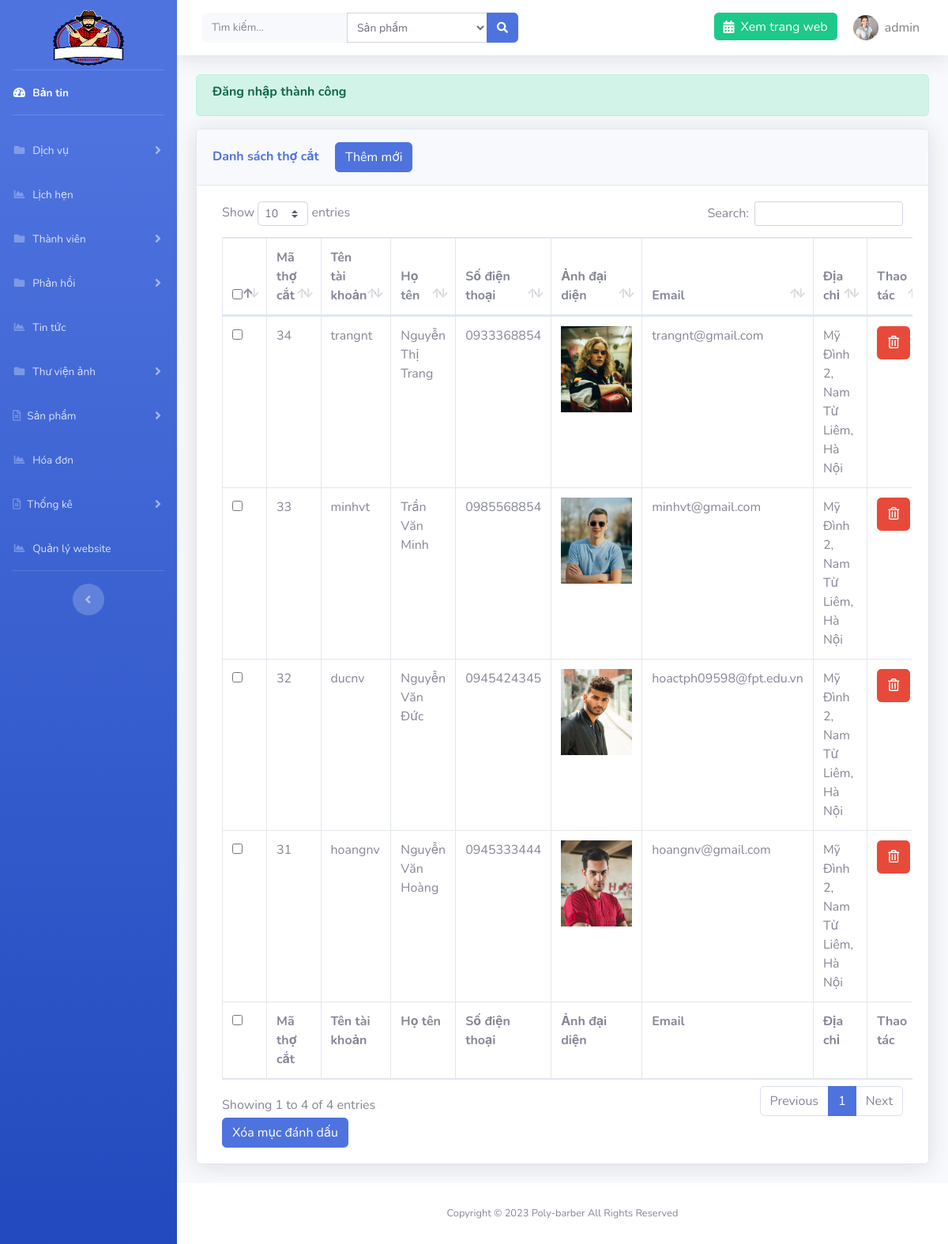
/admin/?page=barber (signed in), run on the app's committed database.
### tables this page shows
CREATE TABLE `setting` (
  `id` int(11) NOT NULL,
  `logo` varchar(191) NOT NULL,
  `file_ico` varchar(191) NOT NULL,
  `title` varchar(191) NOT NULL,
  `introduce` text NOT NULL,
  `slogan` varchar(191) NOT NULL
);

CREATE TABLE `barbers` (
  `id` int(11) NOT NULL,
  `name` varchar(191) NOT NULL,
  `account` varchar(191) NOT NULL,
  `phone` varchar(11) NOT NULL,
  `email` varchar(191) DEFAULT NULL,
  `password` varchar(191) NOT NULL,
  `address` varchar(255) NOT NULL,
  `images` varchar(191) DEFAULT NULL,
  `code` varchar(191) DEFAULT NULL,
  `time_code` int(11) DEFAULT NULL
);

### libs/database.php (called while the page is built, shortened)
<?php
function connection()
{
    try {
       $conn = new PDO("mysql:host=localhost; dbname=cattoc; charset=utf8", "root", "");
    } catch (PDOException $e) {
        echo "Lỗi Kết nối" . $e->getMessage();
    }
    return $conn;
}
function query_exe($sql) {
    $conn = connection();
    try {
        $stmt = $conn->prepare($sql);
        $stmt->execute();
        $result = $stmt->fetchAll(PDO::FETCH_ASSOC);
        return $result;
    } catch (PDOException $e) {
        echo "Lỗi dữ liệu" . $e->getMessage();
    } finally {
        unset($conn);
    }
}
function query_limit($sql) {
    $conn = connection();
    try {
        $stmt = $conn->prepare($sql);
        $stmt->execute();
        $result = $stmt->fetch(PDO::FETCH_ASSOC);
        return $result;
    } catch (PDOException $e) {
        echo "Lỗi dữ liệu" . $e->getMessage();
    } finally {
        unset($conn);
    }
}

### libs/setting.php (called while the page is built, shortened)
<?php
require_once "database.php";
function list_limit_setting(){
    $sql = "SELECT * from setting order by id limit 0,1";
    return query_limit($sql);
}

### libs/barbers.php (called while the page is built, shortened)
<?php
require_once "database.php";
function barber_list_all(){
    $sql = "SELECT * from barbers ORDER BY id DESC";
    return query_exe($sql);
}

### admin/barbers/index.php (the view, shortened to what this page needs)
<?php
$barber = barber_list_all();
?>
<div class="container-fluid">
    <?php if (isset($_SESSION['message'])) : ?>
        <div class="alert alert-success alert-bold">
            <h6 class="font-weight-bold alert-text"><?= $_SESSION['message'] ?></h6>
        </div>
    <?php endif; ?>
    <div class="card shadow mb-4">
        <div class="card-header py-3">
            <h6 class="m-0 font-weight-bold text-primary">Danh sách thợ cắt <a href="<?= ROOT ?>admin/?page=barber&action=add" class="btn btn-primary ml-3">Thêm mới</a></h6>
        </div>
        <div class="card-body">
            <div class="table-responsive">
                <form action="" method="POST" class="col-12">
                    <table class="table table-bordered" id="dataTable" width="100%" cellspacing="0">
                        <thead>
                            <tr>
                                <th>
                                    <input type="checkbox" name="checkall" class="checkall">
                                </th>
                                <th>Mã thợ cắt</th>
                                <th>Tên tài khoản</th>
                                <th>Họ tên</th>
                                <th>Số điện thoại</th>
                                <th>Ảnh đại diện</th>
                                <th>Email</th>
                                <th>Địa chỉ</th>
                                <th>Thao tác</th>
                            </tr>
                        </thead>
                        <tfoot>
                            <tr>
                            <th>
                                    <input type="checkbox" name="checkall" class="checkall">
                                </th>
                                <th>Mã thợ cắt</th>
                                <th>Tên tài khoản</th>
                                <th>Họ tên</th>
                                <th>Số điện thoại</th>
                                <th>Ảnh đại diện</th>
                                <th>Email</th>
                                <th>Địa chỉ</th>
                                <th>Thao tác</th>
                            </tr>
                        </tfoot>
                        <tbody>
                            <?php foreach ($barber as $r) : ?>
                                <tr>
                                    <td>
                                        <input type="checkbox" name="id[]"  value="<?= $r['id'] ?>">
                                    </td>
                                    <td><?= $r['id'] ?></td>
                                    <td><?=$r['account']?></td>
                                    <td><?= $r['name'] ?></td>
                                    <td><?= $r['phone'] ?></td>
                                    <td>
                                        <img src="../images/users/<?= $r['images'] ?>" width="90" alt="">
                                    </td>
                                    <td><?=$r['email']?></td>
                                    <td><?=$r['address']?></td>
                                    <td>
                                        <a href="<?= ROOT ?>admin/?page=barber&id=<?= $r['id'] ?>" onclick="return confirm('Bạn có chắc muốn xóa không')" class="btn btn-danger d-block p-2 w-75"><i class="far fa-trash-alt"></i></a>
                                    </td>
                                </tr>
                            <?php endforeach; ?>
                        </tbody>
                    </table>
                    <button type="submit" class="btn btn-primary" id="btndel-category" name="btn-del">Xóa mục đánh dấu</button>
                </form>
            </div>
        </div>
    </div>
</div>

### admin/template/header.php (shortened to what this page needs)
<?php $setting = list_limit_setting(); ?>
<!DOCTYPE html>
<html lang="en">
<head>
    <link href="resource/vendor/fontawesome-free/css/all.min.css" rel="stylesheet" type="text/css">
    <link rel="stylesheet" href="resource/vendor/select2.min.css" />
<link rel="stylesheet" href="https://maxcdn.bootstrapcdn.com/bootstrap/4.4.1/css/bootstrap.min.css">
    <link href="resource/css/sb-admin-2.css" rel="stylesheet">
    <link href="resource/vendor/datatables/dataTables.bootstrap4.min.css" rel="stylesheet">
</head>
<body id="page-top">
    <div id="wrapper">
        <ul class="navbar-nav bg-gradient-primary sidebar sidebar-dark accordion" id="accordionSidebar">
            <a class="sidebar-brand d-flex align-items-center justify-content-center mb-3 pt-5" href="<?=ROOT?>admin">
                <img src="../images/<?=$setting['logo']?>" alt="logo" width="90" height="70">
            </a>
            <hr class="sidebar-divider my-0">
            <li class="nav-item active">
                <a class="nav-link" href="<?= ROOT ?>admin">
                    <i class="fas fa-fw fa-tachometer-alt"></i>
                    <span>Bản tin</span></a>
            </li>
            <hr class="sidebar-divider">
            <li class="nav-item">
                <a class="nav-link collapsed" href="#" data-toggle="collapse" data-target="#collapsePages" aria-expanded="true" aria-controls="collapsePages">
                    <i class="fas fa-fw fa-folder"></i>
                    <span>Dịch vụ</span>
                </a>
            </li>
            <li class="nav-item">
                <a class="nav-link" href="<?= ROOT ?>admin/?page=appointment">
                    <i class="fas fa-fw fa-chart-area"></i>
                    <span>Lịch hẹn</span></a>
            </li>
             <li class="nav-item">
                <a class="nav-link collapsed" href="#" data-toggle="collapse" data-target="#collapsePages2" aria-expanded="true" aria-controls="collapsePages">
                    <i class="fas fa-fw fa-folder"></i>
                    <span>Thành viên</span>
                </a>
            </li>
             <li class="nav-item">
                <a class="nav-link collapsed" href="#" data-toggle="collapse" data-target="#collapsePages3" aria-expanded="true" aria-controls="collapsePages">
                    <i class="fas fa-fw fa-folder"></i>
                    <span>Phản hồi</span>
                </a>
            </li>
               <li class="nav-item">
                <a class="nav-link" href="<?= ROOT ?>admin/?page=new">
                    <i class="fas fa-fw fa-chart-area"></i>
                    <span>Tin tức</span></a>
            </li>
  <li class="nav-item">
                <a class="nav-link collapsed" href="#" data-toggle="collapse" data-target="#collapsePages4" aria-expanded="true" aria-controls="collapsePages">
                    <i class="fas fa-fw fa-folder"></i>
                    <span>Thư viện ảnh</span>
                </a>
            </li>
            <li class="nav-item">
                <a class="nav-link collapsed" href="#" data-toggle="collapse" data-target="#collapseTwo" aria-expanded="true" aria-controls="collapseTwo">
                    <i class="far fa-file-alt"></i>
                    <span>Sản phẩm</span>
                </a>
            </li>
            <li class="nav-item">
                <a class="nav-link" href="<?= ROOT ?>admin/?page=order">
                    <i class="fas fa-fw fa-chart-area"></i>
                    <span>Hóa đơn</span></a>
            </li>
            <li class="nav-item">
                <a class="nav-link collapsed" href="#" data-toggle="collapse" data-target="#collapseTwo1" aria-expanded="true" aria-controls="collapseTwo">
                    <i class="far fa-file-alt"></i>
                    <span>Thống kê</span>
                </a>
            </li>
               <li class="nav-item">
                <a class="nav-link" href="<?= ROOT ?>admin/?page=setting">
                    <i class="fas fa-fw fa-chart-area"></i>
                    <span>Quản lý website</span></a>
            </li>
            <hr class="sidebar-divider d-none d-md-block">
            <div class="text-center d-none d-md-inline">
                <button class="rounded-circle border-0" id="sidebarToggle"></button>
            </div>
        </ul>
        <div id="content-wrapper" class="d-flex flex-column">
            <div id="content">
                <nav class="navbar navbar-expand navbar-light bg-white topbar mb-4 static-top shadow">
                    <form class="d-none d-sm-inline-block form-inline mr-auto ml-md-3 my-2 my-md-0 mw-100 navbar-search" method="POST" action="<?= ROOT ?>admin/search.php">
                        <div class="input-group">
                            <input name="keyword" type="text" title="Vui lòng nhập nội dung tìm kiếm" class="form-control bg-light border-0 small" placeholder="Tìm kiếm..." aria-label="Search" aria-describedby="basic-addon2" required>
                            <select name="select_search" id="" class="form-control form-control-sm select-search">
                        <option value="1">Sản phẩm</option>
                    </select>
                            <div class="input-group-append">
                                <button class="btn btn-primary" type="submit">
                                    <i class="fas fa-search fa-sm"></i>
                                </button>
                            </div>
                        </div>
                    </form>
                    <ul class="navbar-nav ml-auto">
                        <li class="nav-item no-arrow">
                            <a href="<?=ROOT?>" class="nav-link bg-success text-white h-50 mt-3 rounded"><i class="fas fa-calendar-alt mr-2"></i>Xem trang web</a>
                        </li>
                        <li class="nav-item dropdown no-arrow">
                            <a class="nav-link dropdown-toggle" href="" id="userDropdown" role="button" data-toggle="dropdown" aria-haspopup="true" aria-expanded="false">
                                <img class="img-profile rounded-circle" src="../images/users/<?=$_SESSION['user']['images']?>">
                                <span class="ml-2 mr-2 text-black-50"><?=$_SESSION['user']['account']?></span>
                            </a>
                        </li>
                    </ul>
                </nav>

### data on the page
setting: logo (picture)
barbers: id "34", account "trangnt", name "Nguyễn Thị Trang", phone "0933368854", images (picture), email "trangnt@gmail.com", address "Mỹ Đình 2, Nam Từ Liêm, Hà Nội"
barbers: id "33", account "minhvt", name "Trần Văn Minh", phone "0985568854", images (picture), email "minhvt@gmail.com", address "Mỹ Đình 2, Nam Từ Liêm, Hà Nội"
barbers: id "32", account "ducnv", name "Nguyễn Văn Đức", phone "0945424345", images (picture), email "hoactph09598@fpt.edu.vn", address "Mỹ Đình 2, Nam Từ Liêm, Hà Nội"
barbers: id "31", account "hoangnv", name "Nguyễn Văn Hoàng", phone "0945333444", images (picture), email "hoangnv@gmail.com", address "Mỹ Đình 2, Nam Từ Liêm, Hà Nội"

### other printed values
$_SESSION['user']['account'] "admin"
$_SESSION['message'] "Đăng nhập thành công"
